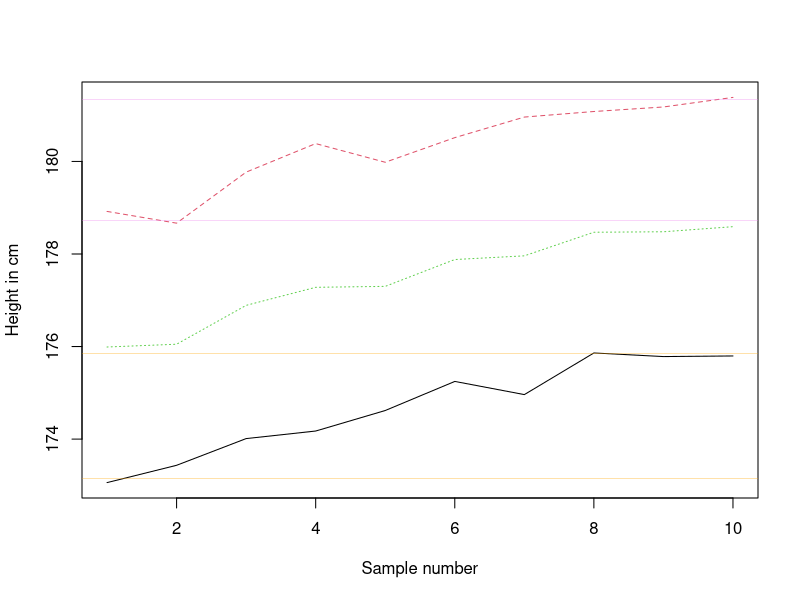

Write R code to recreate this figure.
## ---- chunk 1
set.seed(212121)
stupidville.residents = round(rnorm(n = 20000, mean = sample(170:180, size = 1), sd = sample(10:15, 1)), 0)
# we don't want to know true parameters until the end
## ---- chunk 2
# create a random subset of a main set
large.sample = sample(stupidville.residents, size = 1000, replace = F)
## ---- chunk 3
confinterval = function(object, level) {
  object.mean = mean(object)
  object.me = qnorm(level + (1-level)/2)*(sd(object)/sqrt(length(object)))
  c(object.mean - object.me, object.mean + object.me)
}
## ---- chunk 4
confinterval(large.sample, 0.95)
## ---- chunk 5
small.samples = replicate(10, sample(stupidville.residents, size = 100, replace = F)) 
## ---- chunk 6
ss.cis = apply(small.samples, 2, confinterval, level = 0.95)

ss.means = apply(ss.cis, 2, mean)
ss.cis = rbind(ss.cis, ss.means) # add means to the data frame

ss.cis = as.data.frame(t(ss.cis))
colnames(ss.cis) = c("Lower", "Upper", "Mean")
attach(ss.cis)
ss.cis = ss.cis[order(ss.cis[,3]),] # sort by the mean
ss.cis
## ---- chunk 7
matplot(ss.cis, type = "l", xlab = "Sample number", ylab = "Height in cm") +
  #abline(a = quantile(ss.cis[3,], 0.025), b = 0, col = "blue", lwd = 0.3) +
  #abline(a = quantile(ss.cis[3,], 0.975), b = 0, col = "blue", lwd = 0.3) +
  abline(a = quantile(ss.cis[,1], 0.025), b = 0, col = "orange", lwd = 0.3) +
  abline(a = quantile(ss.cis[,1], 0.975), b = 0, col = "orange", lwd = 0.3) +
  abline(a = quantile(ss.cis[,2], 0.025), b = 0, col = "violet", lwd = 0.3) +
  abline(a = quantile(ss.cis[,2], 0.975), b = 0, col = "violet", lwd = 0.3)
## ---- chunk 8
overlap.interval = c(quantile(ss.cis[,1], 0.975), quantile(ss.cis[,2], 0.025))
overlap.interval
## ---- chunk 9
true.mean = mean(stupidville.residents)
true.mean
## ---- chunk 10
overlap.interval = sort(overlap.interval)
if (true.mean >= overlap.interval[1] & true.mean <= overlap.interval[2]) show("True parameter captured") else show("True parameter NOT captured")
